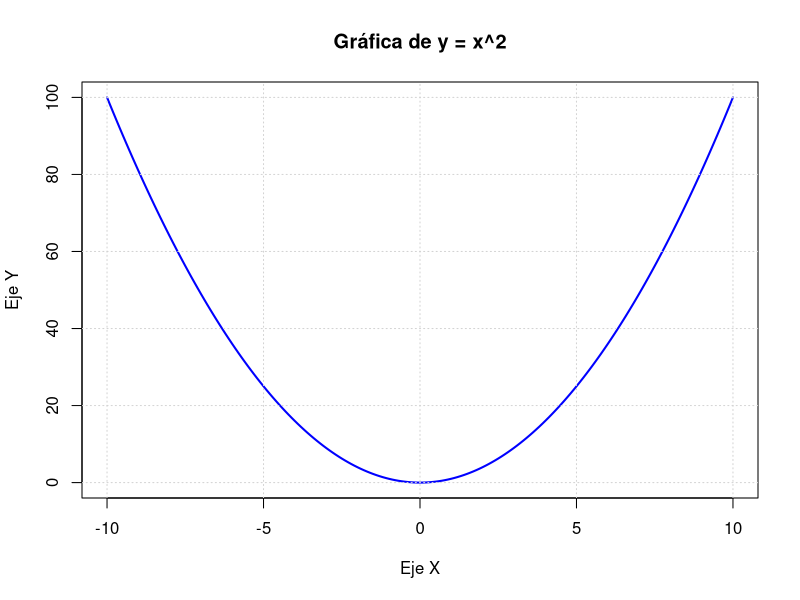

The R source for this figure:
# Definir el rango de valores para x  
x <- seq(-10, 10, by = 0.1)  

# Definir la función y  
y <- x^2  

# Crear la gráfica  
plot(x, y, type = "l", col = "blue", lwd = 2,  
     main = "Gráfica de y = x^2",  
     xlab = "Eje X", ylab = "Eje Y")  

# Agregar una cuadrícula  
grid()